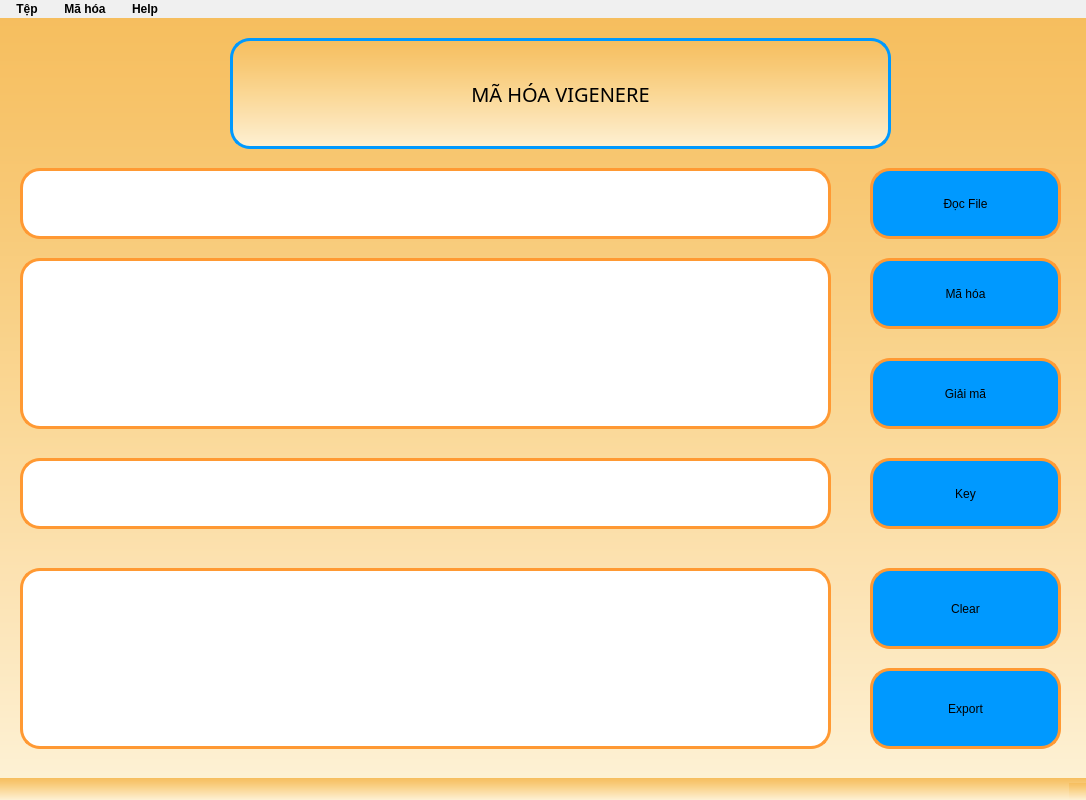
<?xml version="1.0" encoding="UTF-8"?>
<ui version="4.0">
 <class>Vignereform</class>
 <widget class="QMainWindow" name="Vignereform">
  <property name="geometry">
   <rect>
    <x>0</x>
    <y>0</y>
    <width>1086</width>
    <height>800</height>
   </rect>
  </property>
  <property name="windowTitle">
   <string>WVigenere</string>
  </property>
  <property name="windowIcon">
   <iconset>
    <normaloff>tainguyen/logo.ico</normaloff>tainguyen/logo.ico</iconset>
  </property>
  <property name="styleSheet">
   <string notr="true">
color:black;
background-color: qlineargradient(spread:pad, x1:0, y1:0, x2:0, y2:1, stop:0 #F6BE5E, stop:0.25 #F8C976, stop:0.5 #FAD794, stop:0.75 #FCE3B4, stop:1 #FDF1D4);
</string>
  </property>
  <widget class="QWidget" name="centralwidget">
   <widget class="QLabel" name="label">
    <property name="geometry">
     <rect>
      <x>230</x>
      <y>20</y>
      <width>661</width>
      <height>111</height>
     </rect>
    </property>
    <property name="font">
     <font>
      <family>Montserrat</family>
      <pointsize>33</pointsize>
      <weight>9</weight>
      <italic>false</italic>
      <bold>false</bold>
     </font>
    </property>
    <property name="layoutDirection">
     <enum>Qt::LeftToRight</enum>
    </property>
    <property name="autoFillBackground">
     <bool>false</bool>
    </property>
    <property name="styleSheet">
     <string notr="true">font-size: 20px;
font: 75 33pt &quot;Montserrat&quot;;

border: 3px solid #0099FF;
border-radius: 20px;
color:black;

</string>
    </property>
    <property name="text">
     <string>MÃ HÓA VIGENERE</string>
    </property>
    <property name="alignment">
     <set>Qt::AlignCenter</set>
    </property>
   </widget>
   <widget class="QPushButton" name="Btn_ReadFile">
    <property name="geometry">
     <rect>
      <x>870</x>
      <y>150</y>
      <width>191</width>
      <height>71</height>
     </rect>
    </property>
    <property name="cursor">
     <cursorShape>PointingHandCursor</cursorShape>
    </property>
    <property name="mouseTracking">
     <bool>false</bool>
    </property>
    <property name="tabletTracking">
     <bool>false</bool>
    </property>
    <property name="autoFillBackground">
     <bool>false</bool>
    </property>
    <property name="styleSheet">
     <string notr="true">QPushButton {
    border-radius: 20px;
    background-color: #0099FF;
    border: 3px solid #FF9933;
    font: 75 16pt &quot;Montserrat&quot;;
}

QPushButton:hover {
    background-color: white;
    border-color:#0099FF ;
    color: black;
}
</string>
    </property>
    <property name="text">
     <string>Đọc File</string>
    </property>
   </widget>
   <widget class="QPushButton" name="Btn_MaHoa">
    <property name="geometry">
     <rect>
      <x>870</x>
      <y>240</y>
      <width>191</width>
      <height>71</height>
     </rect>
    </property>
    <property name="cursor">
     <cursorShape>PointingHandCursor</cursorShape>
    </property>
    <property name="styleSheet">
     <string notr="true">QPushButton {
    border-radius: 20px;
    background-color: #0099FF;
    border: 3px solid #FF9933;
    font: 75 16pt &quot;Montserrat&quot;;
}

QPushButton:hover {
    background-color: white;
    border-color:#0099FF ;
    color: black;
}
</string>
    </property>
    <property name="text">
     <string>Mã hóa</string>
    </property>
   </widget>
   <widget class="QPushButton" name="Btn_GiaiMa">
    <property name="geometry">
     <rect>
      <x>870</x>
      <y>340</y>
      <width>191</width>
      <height>71</height>
     </rect>
    </property>
    <property name="cursor">
     <cursorShape>PointingHandCursor</cursorShape>
    </property>
    <property name="styleSheet">
     <string notr="true">QPushButton {
    border-radius: 20px;
    background-color: #0099FF;
    border: 3px solid #FF9933;
    font: 75 16pt &quot;Montserrat&quot;;
}

QPushButton:hover {
    background-color: white;
    border-color:#0099FF ;
    color: black;
}
</string>
    </property>
    <property name="text">
     <string>Giải mã</string>
    </property>
   </widget>
   <widget class="QLineEdit" name="tbPath">
    <property name="geometry">
     <rect>
      <x>20</x>
      <y>150</y>
      <width>811</width>
      <height>71</height>
     </rect>
    </property>
    <property name="font">
     <font>
      <family>Bebas Neue</family>
      <pointsize>12</pointsize>
     </font>
    </property>
    <property name="styleSheet">
     <string notr="true">background-color:white;
border-radius:20px;
color:black;
font: 12pt &quot;Bebas Neue&quot;;
border: 3px solid #FF9933;</string>
    </property>
    <property name="text">
     <string/>
    </property>
    <property name="maxLength">
     <number>32782</number>
    </property>
    <property name="frame">
     <bool>true</bool>
    </property>
    <property name="clearButtonEnabled">
     <bool>false</bool>
    </property>
   </widget>
   <widget class="QTextEdit" name="tbNoiDung">
    <property name="geometry">
     <rect>
      <x>20</x>
      <y>240</y>
      <width>811</width>
      <height>171</height>
     </rect>
    </property>
    <property name="font">
     <font>
      <family>Bebas Neue</family>
      <pointsize>12</pointsize>
     </font>
    </property>
    <property name="cursor" stdset="0">
     <cursorShape>IBeamCursor</cursorShape>
    </property>
    <property name="styleSheet">
     <string notr="true">QTextEdit {
    padding-top: 10px;
    padding-bottom: 10px;
    background-color: white;
    font: 12pt &quot;Bebas Neue&quot;;
    border-radius: 20px;
    color: black;
    border: 3px solid #FF9933;
}
</string>
    </property>
    <property name="html">
     <string>&lt;!DOCTYPE HTML PUBLIC &quot;-//W3C//DTD HTML 4.0//EN&quot; &quot;http://www.w3.org/TR/REC-html40/strict.dtd&quot;&gt;
&lt;html&gt;&lt;head&gt;&lt;meta name=&quot;qrichtext&quot; content=&quot;1&quot; /&gt;&lt;style type=&quot;text/css&quot;&gt;
p, li { white-space: pre-wrap; }
&lt;/style&gt;&lt;/head&gt;&lt;body style=&quot; font-family:'Bebas Neue'; font-size:12pt; font-weight:400; font-style:normal;&quot;&gt;
&lt;p style=&quot;-qt-paragraph-type:empty; margin-top:0px; margin-bottom:0px; margin-left:0px; margin-right:0px; -qt-block-indent:0; text-indent:0px;&quot;&gt;&lt;br /&gt;&lt;/p&gt;&lt;/body&gt;&lt;/html&gt;</string>
    </property>
   </widget>
   <widget class="QTextEdit" name="tbKetQua">
    <property name="geometry">
     <rect>
      <x>20</x>
      <y>550</y>
      <width>811</width>
      <height>181</height>
     </rect>
    </property>
    <property name="font">
     <font>
      <family>Bebas Neue</family>
      <pointsize>12</pointsize>
     </font>
    </property>
    <property name="cursor" stdset="0">
     <cursorShape>IBeamCursor</cursorShape>
    </property>
    <property name="styleSheet">
     <string notr="true">QTextEdit {
    padding-top: 10px;
    padding-bottom: 10px;
    background-color: white;
    font: 12pt &quot;Bebas Neue&quot;;
    border-radius: 20px;
    color: black;
    border: 3px solid #FF9933;
}
</string>
    </property>
   </widget>
   <widget class="QPushButton" name="Btn_Clear">
    <property name="geometry">
     <rect>
      <x>870</x>
      <y>550</y>
      <width>191</width>
      <height>81</height>
     </rect>
    </property>
    <property name="cursor">
     <cursorShape>PointingHandCursor</cursorShape>
    </property>
    <property name="styleSheet">
     <string notr="true">QPushButton {
    border-radius: 20px;
    background-color: #0099FF;
    border: 3px solid #FF9933;
    font: 75 16pt &quot;Montserrat&quot;;
}

QPushButton:hover {
    background-color: white;
    border-color:#0099FF ;
    color: black;
}
</string>
    </property>
    <property name="text">
     <string>Clear</string>
    </property>
   </widget>
   <widget class="QPushButton" name="Btn_WriteFile">
    <property name="geometry">
     <rect>
      <x>870</x>
      <y>650</y>
      <width>191</width>
      <height>81</height>
     </rect>
    </property>
    <property name="cursor">
     <cursorShape>PointingHandCursor</cursorShape>
    </property>
    <property name="styleSheet">
     <string notr="true">QPushButton {
    border-radius: 20px;
    background-color: #0099FF;
    border: 3px solid #FF9933;
    font: 75 16pt &quot;Montserrat&quot;;
}

QPushButton:hover {
    background-color: white;
    border-color:#0099FF ;
    color: black;
}
</string>
    </property>
    <property name="text">
     <string>Export</string>
    </property>
   </widget>
   <widget class="QLineEdit" name="tbKey">
    <property name="geometry">
     <rect>
      <x>20</x>
      <y>440</y>
      <width>811</width>
      <height>71</height>
     </rect>
    </property>
    <property name="font">
     <font>
      <family>Bebas Neue</family>
      <pointsize>12</pointsize>
     </font>
    </property>
    <property name="styleSheet">
     <string notr="true">background-color:white;
border-radius:20px;
color:black;
font: 12pt &quot;Bebas Neue&quot;;
border: 3px solid #FF9933;</string>
    </property>
    <property name="text">
     <string/>
    </property>
    <property name="maxLength">
     <number>32782</number>
    </property>
    <property name="frame">
     <bool>true</bool>
    </property>
    <property name="clearButtonEnabled">
     <bool>false</bool>
    </property>
   </widget>
   <widget class="QLabel" name="label_2">
    <property name="geometry">
     <rect>
      <x>870</x>
      <y>440</y>
      <width>191</width>
      <height>71</height>
     </rect>
    </property>
    <property name="styleSheet">
     <string notr="true">border-radius:20px;
background-color:#0099FF;
border: 3px solid #FF9933;
font: 75 16pt &quot;Montserrat&quot;;
</string>
    </property>
    <property name="text">
     <string>Key</string>
    </property>
    <property name="alignment">
     <set>Qt::AlignCenter</set>
    </property>
   </widget>
  </widget>
  <widget class="QMenuBar" name="menubar">
   <property name="geometry">
    <rect>
     <x>0</x>
     <y>0</y>
     <width>1086</width>
     <height>20</height>
    </rect>
   </property>
   <property name="styleSheet">
    <string notr="true">QMenuBar {
    background-color: #F0F0F0;
    font: bold 12px;
}

QMenuBar::item {
    spacing: 3px;
    padding: 2px 10px;
    background-color: #F0F0F0;
    color: black;
    border-radius: 5px;
}

QMenuBar::item:selected {
    background-color: #0099FF;
    color: white;
    border-radius: 5px;
}

QMenuBar::item:hover {
    background-color: white;
}
</string>
   </property>
   <widget class="QMenu" name="menuM_h_a">
    <property name="title">
     <string>Mã hóa</string>
    </property>
    <widget class="QMenu" name="menuThayThe">
     <property name="title">
      <string>Thay Thế</string>
     </property>
     <property name="icon">
      <iconset>
       <normaloff>../tainguyen/encrypt.png</normaloff>../tainguyen/encrypt.png</iconset>
     </property>
     <addaction name="actionCeasar"/>
     <addaction name="separator"/>
     <addaction name="actionTrithemius"/>
     <addaction name="separator"/>
     <addaction name="actionBelasco"/>
    </widget>
    <widget class="QMenu" name="menuChuyenVi">
     <property name="title">
      <string>Chuyển Vị</string>
     </property>
     <property name="icon">
      <iconset>
       <normaloff>../tainguyen/encrypt.png</normaloff>../tainguyen/encrypt.png</iconset>
     </property>
     <addaction name="actionMotdong"/>
     <addaction name="separator"/>
     <addaction name="actionNhieudong"/>
    </widget>
    <widget class="QMenu" name="menuXOR">
     <property name="title">
      <string>XOR</string>
     </property>
     <property name="icon">
      <iconset>
       <normaloff>../tainguyen/encrypt.png</normaloff>../tainguyen/encrypt.png</iconset>
     </property>
     <addaction name="actionXOR_Ceasar"/>
     <addaction name="separator"/>
     <addaction name="actionXOR_Vignere"/>
     <addaction name="separator"/>
     <addaction name="actionXOR_Trithemius"/>
     <addaction name="separator"/>
     <addaction name="actionXOR_Belasco"/>
    </widget>
    <addaction name="menuThayThe"/>
    <addaction name="separator"/>
    <addaction name="menuChuyenVi"/>
    <addaction name="separator"/>
    <addaction name="menuXOR"/>
   </widget>
   <widget class="QMenu" name="menuT_p">
    <property name="title">
     <string>Tệp</string>
    </property>
    <addaction name="menuOpen"/>
    <addaction name="separator"/>
    <addaction name="menuSave"/>
    <addaction name="separator"/>
    <addaction name="actionTho_t"/>
   </widget>
   <widget class="QMenu" name="menuHelp">
    <property name="title">
     <string>Help</string>
    </property>
    <addaction name="menuWebsite"/>
    <addaction name="separator"/>
    <addaction name="menuAbout"/>
   </widget>
   <addaction name="menuT_p"/>
   <addaction name="menuM_h_a"/>
   <addaction name="menuHelp"/>
  </widget>
  <widget class="QStatusBar" name="statusbar"/>
  <action name="menuExit">
   <property name="text">
    <string>Thoát</string>
   </property>
  </action>
  <action name="menuOpen">
   <property name="icon">
    <iconset>
     <normaloff>../tainguyen/openfile.png</normaloff>../tainguyen/openfile.png</iconset>
   </property>
   <property name="text">
    <string>Open</string>
   </property>
   <property name="shortcut">
    <string>Ctrl+O</string>
   </property>
   <property name="iconVisibleInMenu">
    <bool>true</bool>
   </property>
  </action>
  <action name="menuSave">
   <property name="icon">
    <iconset>
     <normaloff>../tainguyen/save.png</normaloff>../tainguyen/save.png</iconset>
   </property>
   <property name="text">
    <string>Save</string>
   </property>
   <property name="shortcut">
    <string>Ctrl+S</string>
   </property>
  </action>
  <action name="menuWebsite">
   <property name="icon">
    <iconset>
     <normaloff>../tainguyen/global.png</normaloff>../tainguyen/global.png</iconset>
   </property>
   <property name="text">
    <string>Website</string>
   </property>
  </action>
  <action name="menuAbout">
   <property name="icon">
    <iconset>
     <normaloff>../tainguyen/aboutus.png</normaloff>../tainguyen/aboutus.png</iconset>
   </property>
   <property name="text">
    <string>About us</string>
   </property>
  </action>
  <action name="actionCeasar">
   <property name="icon">
    <iconset>
     <normaloff>../tainguyen/encrypt1.png</normaloff>../tainguyen/encrypt1.png</iconset>
   </property>
   <property name="text">
    <string>Ceasar</string>
   </property>
  </action>
  <action name="actionTrithemius">
   <property name="icon">
    <iconset>
     <normaloff>../tainguyen/encrypt1.png</normaloff>../tainguyen/encrypt1.png</iconset>
   </property>
   <property name="text">
    <string>Trithemius</string>
   </property>
  </action>
  <action name="actionBelasco">
   <property name="icon">
    <iconset>
     <normaloff>../tainguyen/encrypt1.png</normaloff>../tainguyen/encrypt1.png</iconset>
   </property>
   <property name="text">
    <string>Belasco</string>
   </property>
  </action>
  <action name="actionMotdong">
   <property name="icon">
    <iconset>
     <normaloff>../tainguyen/Arrow1.png</normaloff>../tainguyen/Arrow1.png</iconset>
   </property>
   <property name="text">
    <string>Trên 01 Dòng</string>
   </property>
  </action>
  <action name="actionNhieudong">
   <property name="icon">
    <iconset>
     <normaloff>../tainguyen/Arrow1.png</normaloff>../tainguyen/Arrow1.png</iconset>
   </property>
   <property name="text">
    <string>Trên Nhiều  Dòng</string>
   </property>
  </action>
  <action name="actionXOR_Ceasar">
   <property name="icon">
    <iconset>
     <normaloff>../tainguyen/xor.png</normaloff>../tainguyen/xor.png</iconset>
   </property>
   <property name="text">
    <string>XOR Ceasar</string>
   </property>
  </action>
  <action name="actionXOR_Vignere">
   <property name="icon">
    <iconset>
     <normaloff>../tainguyen/xor.png</normaloff>../tainguyen/xor.png</iconset>
   </property>
   <property name="text">
    <string>XOR Vignere</string>
   </property>
  </action>
  <action name="actionXOR_Trithemius">
   <property name="icon">
    <iconset>
     <normaloff>../tainguyen/xor.png</normaloff>../tainguyen/xor.png</iconset>
   </property>
   <property name="text">
    <string>XOR Trithemius</string>
   </property>
  </action>
  <action name="actionXOR_Belasco">
   <property name="icon">
    <iconset>
     <normaloff>../tainguyen/xor.png</normaloff>../tainguyen/xor.png</iconset>
   </property>
   <property name="text">
    <string>XOR Belasco</string>
   </property>
  </action>
  <action name="actionTho_t">
   <property name="icon">
    <iconset>
     <normaloff>../tainguyen/exit.png</normaloff>../tainguyen/exit.png</iconset>
   </property>
   <property name="text">
    <string>Thoát</string>
   </property>
  </action>
 </widget>
 <resources/>
 <connections/>
</ui>
